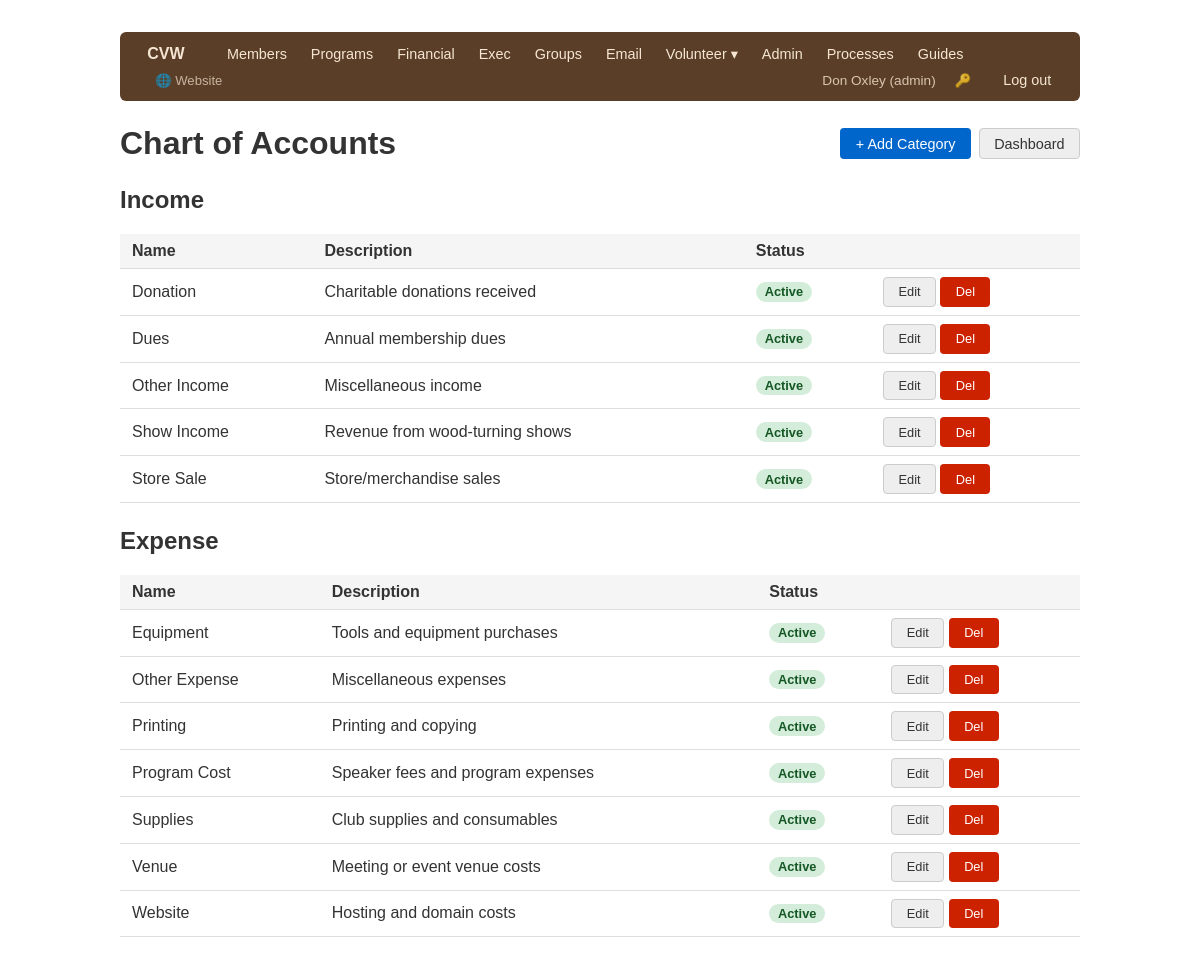
/financial/accounts (signed in), run on the app's committed database.
### app/models/user.py (models this page shows, shortened)
class User(Base):
    __tablename__ = "users"
    id = Column(Integer, primary_key=True, index=True)
    username = Column(String, unique=True, nullable=False, index=True)
    full_name = Column(String, nullable=False)
    role = Column(String, nullable=False)       # see ROLES
    hashed_password = Column(String, nullable=False)
    active = Column(Boolean, default=True)
    must_change_password = Column(Boolean, default=False)
    member_id = Column(Integer, ForeignKey("members.id"), nullable=True)
    created_at = Column(DateTime, server_default=func.now())
    member = relationship("Member", backref="user_account")

### app/models/financial.py (models this page shows)
class AccountCategory(Base):
    __tablename__ = "account_categories"
    id = Column(Integer, primary_key=True, index=True)
    name = Column(String, nullable=False)
    type = Column(String, nullable=False)        # "Income" or "Expense"
    description = Column(String)
    active = Column(Boolean, default=True, nullable=False)

### app/routers/financial.py (the view)
@router.get("/accounts", response_class=HTMLResponse)
def account_list(request: Request, _=auth, db: Session = Depends(get_db)):
    cats = db.query(AccountCategory).order_by(AccountCategory.type, AccountCategory.name).all()
    return templates.TemplateResponse("financial/accounts.html", {
        "request": request, "categories": cats,
    })

### app/templates/financial/accounts.html (shortened to what this page needs)
{% extends "base.html" %}
{% block content %}
<div style="display:flex; justify-content:space-between; align-items:center; margin-bottom:1rem">
    <h1 style="margin:0">Chart of Accounts</h1>
    <div style="display:flex; gap:0.5rem">
        <a href="/financial/accounts/new" class="btn btn-primary">+ Add Category</a>
        <a href="/financial/" class="btn btn-secondary">Dashboard</a>
    </div>
</div>
{% for type_label in ["Income", "Expense"] %}
<h2 style="margin-top:1.5rem">{{ type_label }}</h2>
<table>
    <thead>
        <tr>
            <th>Name</th>
            <th>Description</th>
            <th>Status</th>
            <th></th>
        </tr>
    </thead>
    <tbody>
        {% for cat in categories if cat.type == type_label %}
        <tr>
            <td>{{ cat.name }}</td>
            <td>{{ cat.description or '—' }}</td>
            <td>
                {% if cat.active %}
                <span class="badge badge-active">Active</span>
                {% else %}
                <span class="badge badge-inactive">Inactive</span>
                {% endif %}
            </td>
            <td>
                <a href="/financial/accounts/{{ cat.id }}/edit" class="btn btn-secondary" style="font-size:0.8rem">Edit</a>
                <form method="post" action="/financial/accounts/{{ cat.id }}/delete" style="display:inline"
                      onsubmit="return confirm('Delete category \'{{ cat.name }}\'? Existing transactions will keep the name.')">
                    <button class="btn btn-danger" style="font-size:0.8rem">Del</button>
                </form>
            </td>
        </tr>
        {% else %}
        <tr><td colspan="4" style="color:#888">No {{ type_label }} categories.</td></tr>
        {% endfor %}
    </tbody>
</table>
{% endfor %}
{% endblock %}

### app/templates/base.html (shortened to what this page needs)
<!DOCTYPE html>
<html lang="en">
<head>
</head>
<body>
<nav>
    <a href="/" class="nav-brand" style="text-decoration:none">CVW</a>
    {% if request.state.user %}
        {% set role = request.state.user.role %}
        {% if role in ['admin', 'exec', 'membership'] %}
            <a href="/members/">Members</a>
        {% endif %}
        {% if role in ['admin', 'exec', 'program'] %}
            <a href="/programs/">Programs</a>
        {% endif %}
        {% if role in ['admin', 'financial'] %}
            <a href="/financial/">Financial</a>
        {% endif %}
        {% if role in ['admin', 'exec'] %}
            <a href="/exec/">Exec</a>
        {% endif %}
        {% if role in ['admin', 'membership'] %}
            <a href="/groups/">Groups</a>
            <a href="/email/">Email</a>
        {% endif %}
        {% if role in ['admin', 'librarian'] %}
        <div class="nav-dropdown">
            <a href="#">Volunteer ▾</a>
        </div>
        {% endif %}
        {% if role == 'admin' %}
            <a href="/admin/">Admin</a>
        {% endif %}
        <a href="/processes/">Processes</a>
        <a href="/guides/">Guides</a>
        <a href="/site/" style="margin-left:0.5rem; opacity:0.7; font-size:0.82rem">🌐 Website</a>
        <div class="nav-right">
            <span class="nav-user">{{ request.state.user.full_name }} ({{ role }})</span>
            <a href="/change-password" title="Change password" style="font-size:0.82rem; opacity:0.8">🔑</a>
            <a href="/logout">Log out</a>
        </div>
    {% else %}
        <div class="nav-right"><a href="/login">Log in</a></div>
    {% endif %}
</nav>
{% block content %}{% endblock %}
</body>
</html>

### app/templates/base.html (style rules this page uses)
body { font-family: sans-serif; max-width: 960px; margin: 2rem auto; padding: 0 1rem; color: #333; }
nav { margin-bottom: 1.5rem; background: #5a3e28; padding: 0.5rem 1rem; border-radius: 6px; display: flex; align-items: center; gap: 0; flex-wrap: wrap; }
nav .nav-brand { color: #f5e6d3; font-weight: 700; font-size: 1rem; margin-right: 1.25rem; }
nav a { margin-right: 0.1rem; text-decoration: none; color: #f5e6d3; font-size: 0.9rem; padding: 0.3rem 0.7rem; border-radius: 4px; }
nav .nav-right { margin-left: auto; display: flex; align-items: center; gap: 0.5rem; }
.nav-dropdown { position: relative; display: inline-block; }
.nav-dropdown > a { margin-right: 0.1rem; }
nav .nav-user { color: #d9c4b0; font-size: 0.85rem; }
table { width: 100%; border-collapse: collapse; }
th, td { text-align: left; padding: 0.5rem 0.75rem; border-bottom: 1px solid #ddd; }
th { background: #f5f5f5; font-weight: 600; }
.btn { display: inline-block; padding: 0.4rem 0.9rem; border-radius: 4px; text-decoration: none; font-size: 0.9rem; border: 1px solid transparent; cursor: pointer; }
.btn-primary { background: #0066cc; color: white; }
.btn-secondary { background: #eee; color: #333; border-color: #ccc; }
.btn-danger { background: #cc2200; color: white; }
h1 { margin-bottom: 1rem; }
.badge { display: inline-block; padding: 0.15rem 0.55rem; border-radius: 10px; font-size: 0.8rem; font-weight: 600; }
.badge-active { background: #d4edda; color: #155724; }

### data on the page
User: state.user.full_name "Don Oxley", role "admin"
AccountCategory: name "Donation", description "Charitable donations received", active "Active"
AccountCategory: name "Dues", description "Annual membership dues", active "Active"
AccountCategory: name "Other Income", description "Miscellaneous income", active "Active"
AccountCategory: name "Show Income", description "Revenue from wood-turning shows", active "Active"
AccountCategory: name "Store Sale", description "Store/merchandise sales", active "Active"
AccountCategory: name "Equipment", description "Tools and equipment purchases", active "Active"
AccountCategory: name "Other Expense", description "Miscellaneous expenses", active "Active"
AccountCategory: name "Printing", description "Printing and copying", active "Active"
AccountCategory: name "Program Cost", description "Speaker fees and program expenses", active "Active"
AccountCategory: name "Supplies", description "Club supplies and consumables", active "Active"
AccountCategory: name "Venue", description "Meeting or event venue costs", active "Active"
AccountCategory: name "Website", description "Hosting and domain costs", active "Active"

### other printed values
{{ type_label }} "Income" "Expense"
